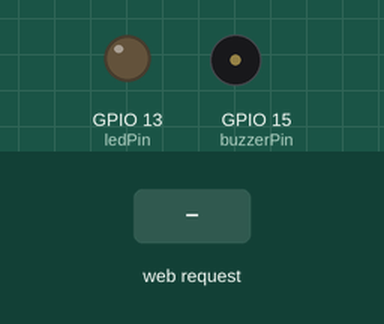
This sketch was run on a simulated ESP32. Parts: output pins drawn as LEDs (lit = HIGH), buzzer (waves = sounding, pin HIGH). The test bench sets the inputs (shaded band). WiFi joins after 1.5 s; servers stay silent unless stated; what the sketch prints to the serial monitor is not drawn.

Above: at 2.7 s.
2.8 s: HTTP request GET /on received
At 4.0 s:
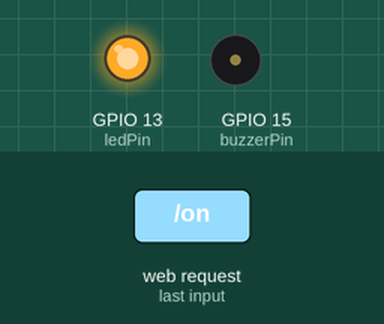
4.3 s: HTTP request GET /yes received
At 5.2 s:
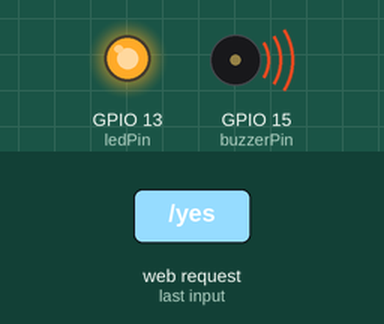
5.8 s: HTTP request GET /off received
At 6.3 s:
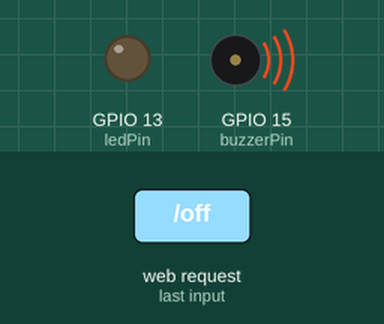
Timing chart, 0 to 8.8 s (numbered marks = the images above; inputs shaded):
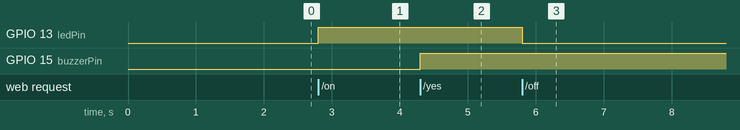

The sketch:

WebserverLED.ino
```cpp
#include <WiFi.h>

const char* ssid     = "Empati 4G";
const char* password = "ampastahu";
const int ledPin = 13;
const int buzzerPin = 15;

WiFiServer server(80);

void setup()
{
    Serial.begin(115200);
    pinMode(ledPin, OUTPUT);
    pinMode(buzzerPin, OUTPUT);

    delay(10);

    Serial.println();
    Serial.println();
    Serial.print("Connecting to ");
    Serial.println(ssid);

    WiFi.begin(ssid, password);

    while (WiFi.status() != WL_CONNECTED) {
        delay(500);
        Serial.print(".");
    }

    Serial.println("");
    Serial.println("WiFi connected.");
    Serial.println("IP address: ");
    Serial.println(WiFi.localIP());

    server.begin();

}


void loop(){
 WiFiClient client = server.available();   // listen for incoming clients

  if (client) {                             // if you get a client,
    Serial.println("New Client.");           // print a message out the serial port
    String currentLine = "";                // make a String to hold incoming data from the client
    while (client.connected()) {            // loop while the client's connected
      if (client.available()) {             // if there's bytes to read from the client,
        char c = client.read();             // read a byte, then
        Serial.write(c);                    // print it out the serial monitor
        if (c == '\n') {                    // if the byte is a newline character

          // if the current line is blank, you got two newline characters in a row.
          // that's the end of the client HTTP request, so send a response:
          if (currentLine.length() == 0) {
            client.println();
            // break out of the while loop:
            break;
          } else {    // if you got a newline, then clear currentLine:
            currentLine = "";
          }
        } else if (c != '\r') {  // if you got anything else but a carriage return character,
          currentLine += c;      // add it to the end of the currentLine
        }

        // Check to see if the client request was "GET /H" or "GET /L":
        if (currentLine.endsWith("GET /on")) {
                       // GET /H turns the LED on
                        digitalWrite(ledPin, HIGH);
                        client.println("LED ON");
        }
        else if (currentLine.endsWith("GET /off")) {
                       // GET /H turns the LED off
                        digitalWrite(ledPin, LOW);
                        client.println("LED OFF");
        }
        else if (currentLine.endsWith("GET /yes")) {
                       // GET /H turns the Buzzer on
                        digitalWrite(buzzerPin, HIGH);
                        client.println("SOUND ON");
        }
        else if (currentLine.endsWith("GET /no")) {
                       // GET /H turns the Buzzer off
                        digitalWrite(buzzerPin, LOW);
                        client.println("SOUND OFF");
        }
      }
    }
    // close the connection:
    client.stop();
    Serial.println("Client Disconnected.");
  }
}
```

Measured:
- after the input at 2.8 s, GPIO 13 (ledPin): LOW → HIGH at once
- after the input at 4.3 s, GPIO 15 (buzzerPin): LOW → HIGH at once
- after the input at 5.8 s, GPIO 13 (ledPin): HIGH → LOW at once
